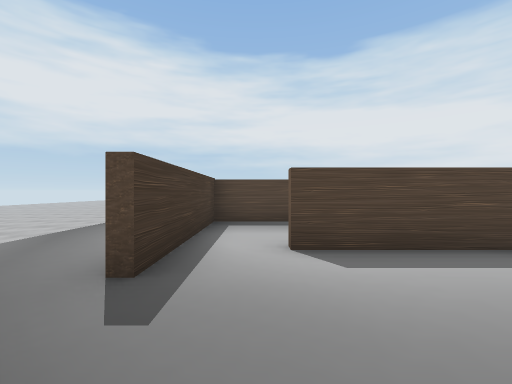
view 1 (above)

14 first-person views from a walk through a scene from a Unity 3-D project. The camera is 1.5 m above the floor, looks level and sees 90° across. The floor is counted in squares, 2 m on a side. Each view is taken from the middle of a square. On the plan, view 1 faces up. The plan holds only what a view shows up to about 9 squares ahead; the rest is blank. The place goes on beyond the plan. The player is left out. Some animated figures are not drawn.

view 2
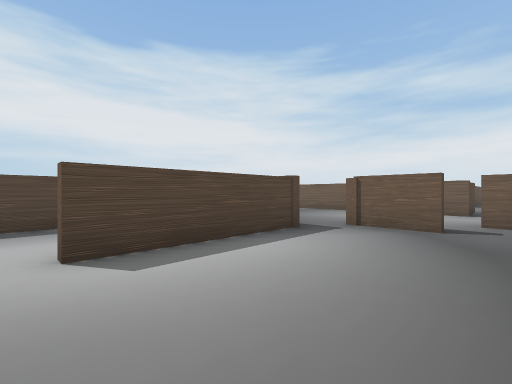

view 3
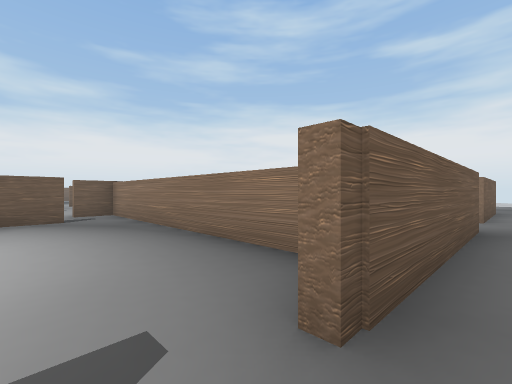

view 4
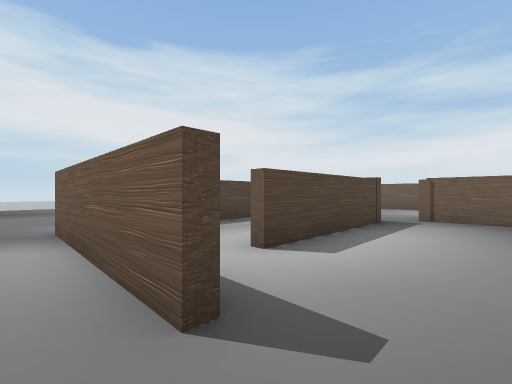

view 5
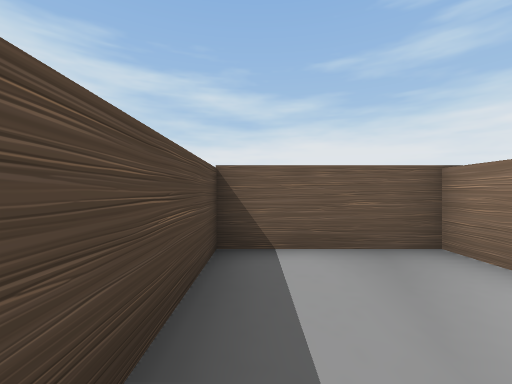

view 6
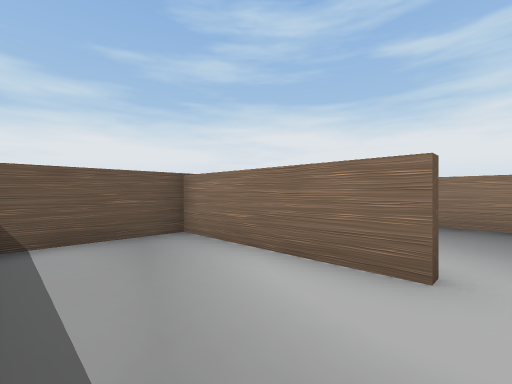

view 7
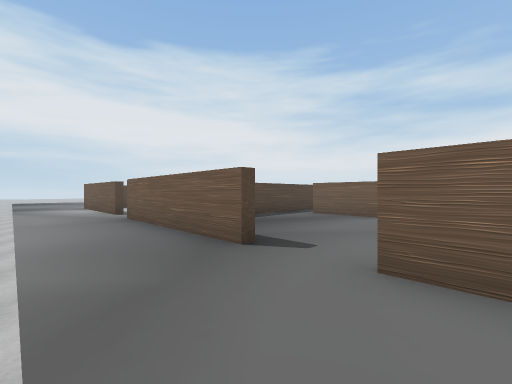

view 8
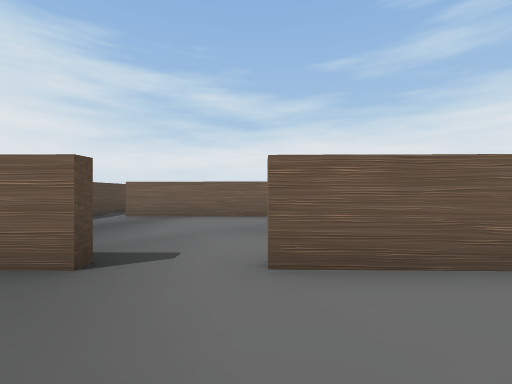

view 9
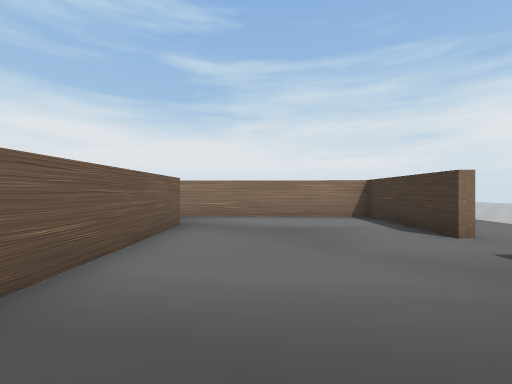

view 10
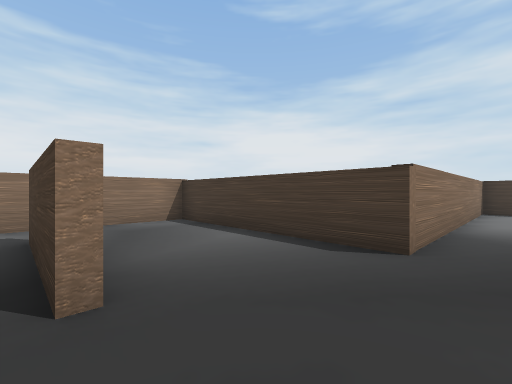

view 11
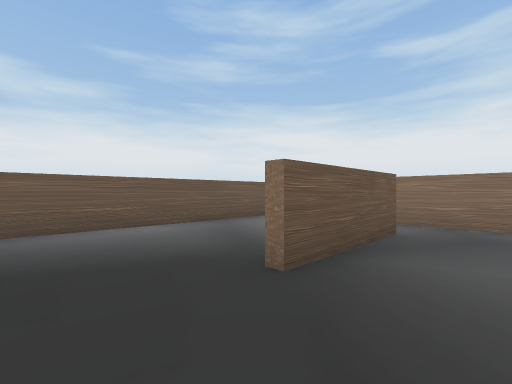

view 12
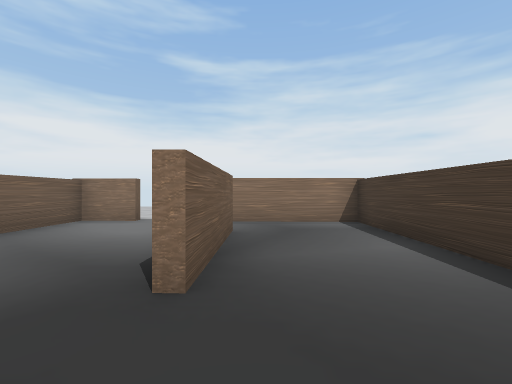

view 13
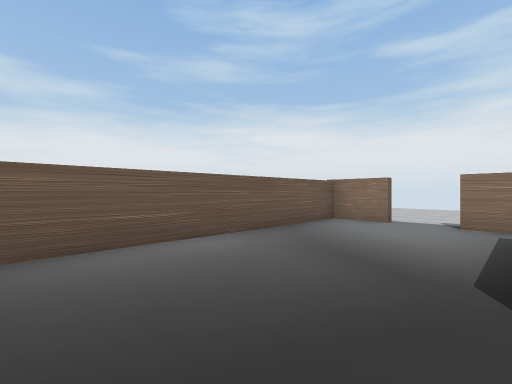

view 14
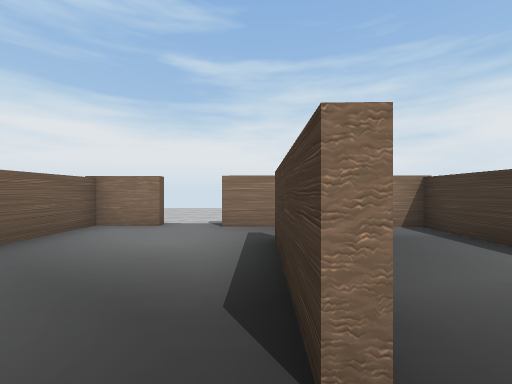

### Floor plan
Ten units are one square. View 1 is at (0, 0); x grows to the right and y downward. Boxes are objects, and circles mark ways between rooms. Rooms are numbered by the first view taken in them; rooms with no view inside come last. Other rooms are left out.
<svg viewBox="-21 -72 163 237">
<path fill="none" stroke="#000" d="M57 -9 57 -28M46 -33 4 -33M-2 6 71 6 71 -6M-11 -36 -11 -21M-16 96 -15 60M-15 44 -14 -9M-13 -21 -12 -67M4 -36 44 -36 44 -65 -11 -65 -11 -36M37 77 38 20M-13 60 -13 97 44 98M26 8 21 8M98 109 97 138M120 156 135 156 137 90M96 155 108 155M95 139 95 109M56 99 66 99 64 154 96 155"/>
<circle cx="-10" cy="-15" r="3" fill="#2a7"/>
<circle cx="0" cy="-30" r="3" fill="#2a7"/>
<circle cx="-10" cy="55" r="3" fill="#2a7"/>
<circle cx="115" cy="160" r="3" fill="#2a7"/>
<circle cx="100" cy="145" r="3" fill="#2a7"/>
<circle cx="100" cy="95" r="3" fill="#2a7"/>
<text x="30" y="-10">1</text>
<text x="50" y="110">2</text>
<text x="20" y="-50">3</text>
<text x="20" y="60">4</text>
<text x="120" y="120">5</text>
<text x="80" y="120">6</text>
</svg>
Room 1 opens to room 2. Room 1 opens to room 3. Room 2 opens to room 4. Room 2 opens to room 5. Room 5 opens to room 6.

Where each view was taken, in squares from view 1:
view 1: 0 up, 0 right, facing up
view 2: 0 up, 0 right, facing up-right
view 3: 2 up, 2 left, facing down-right
view 4: 1 up, 2 left, facing up-right
view 5: 6 up, 1 right, facing right
view 6: 6 up, 0 right, facing down-right
view 7: 7 down, 4 left, facing up-right
view 8: 6 down, 4 left, facing right
view 9: 2 down, 2 right, facing down
view 10: 9 down, 10 right, facing down-left
view 11: 9 down, 8 right, facing down-right
view 12: 9 down, 9 right, facing down
view 13: 9 down, 10 right, facing down-right
view 14: 10 down, 10 right, facing down
